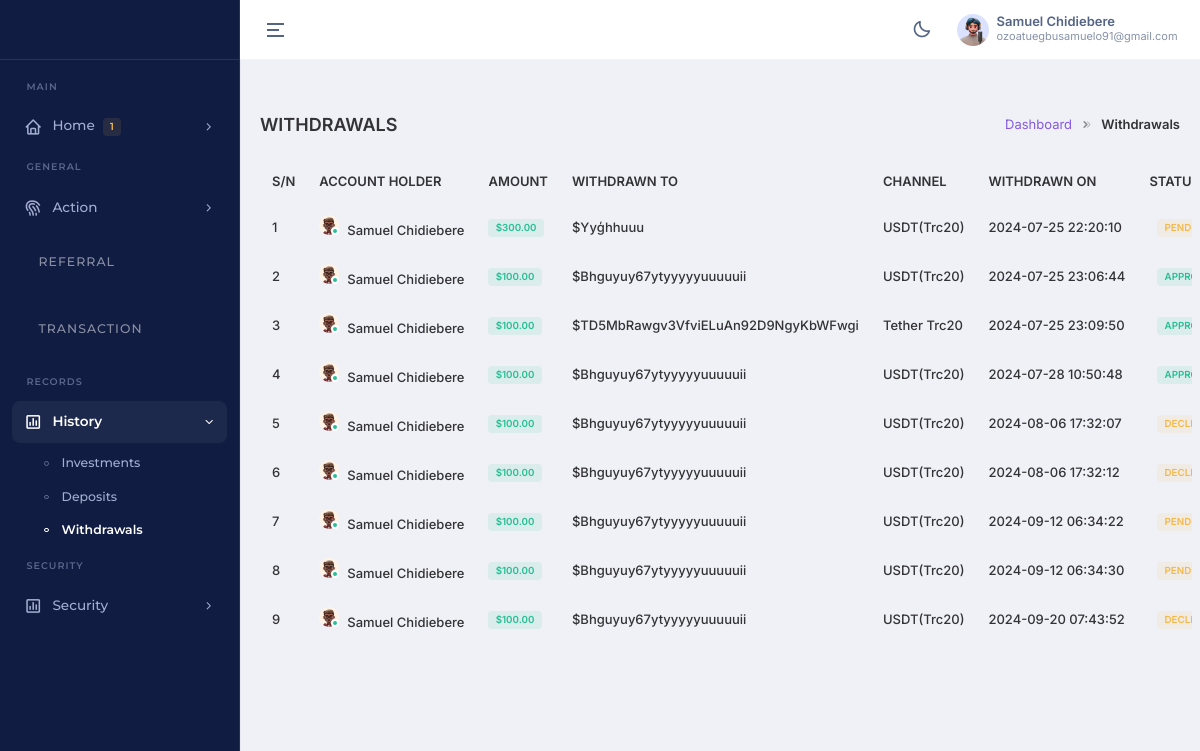
Screenshot of /profile/withdrawals.php (signed in) with the database file from the repository.
### tables this page shows
CREATE TABLE `users` (
  `id` int NOT NULL AUTO_INCREMENT,
  `user` varchar(100) NOT NULL,
  `name` varchar(100) NOT NULL,
  `email` varchar(100) NOT NULL,
  `phone` varchar(100) NOT NULL,
  `profile_image` varchar(300) NOT NULL,
  `password` varchar(100) NOT NULL,
  `country` varchar(100) NOT NULL,
  `wallet` varchar(100) NOT NULL,
  `ref_wallet` varchar(100) NOT NULL,
  `gain_wallet` varchar(100) NOT NULL,
  `total_deposit` float NOT NULL,
  `total_withdrawal` float NOT NULL,
  `trading_commission` int NOT NULL,
  `pending_investment` int NOT NULL,
  `referral_balance` int NOT NULL,
  `referral` int NOT NULL,
  `account_warning` enum('no','yes') NOT NULL,
  `restriction` enum('no','yes') NOT NULL,
  `promo_won` varchar(100) NOT NULL,
  `ref_id` varchar(100) NOT NULL,
  `referree` varchar(100) NOT NULL,
  `date_registered` varchar(100) NOT NULL,
  `paid_ref` varchar(11) NOT NULL,
  `dn_with` int NOT NULL,
  `status` varchar(11) NOT NULL,
  `kycstatus` enum('null','pending','declined','approved') NOT NULL,
  PRIMARY KEY (`id`)
);

CREATE TABLE `withdrawals` (
  `id` int NOT NULL AUTO_INCREMENT,
  `user_id` int NOT NULL,
  `email` varchar(255) NOT NULL,
  `from_wallet` varchar(255) NOT NULL,
  `status` int NOT NULL,
  `wallet_addr` varchar(255) NOT NULL,
  `method` varchar(255) NOT NULL,
  `date_withdrawn` varchar(255) NOT NULL,
  `amount` varchar(255) NOT NULL,
  PRIMARY KEY (`id`),
  KEY `user_id` (`user_id`)
);

### profile/controllers/userDetails.php (called while the page is built)
<?php
    $id =  $_SESSION['id'];
    $fetchUser = mysqli_query($connection, "SELECT * FROM `users` WHERE `id` = '$id'");
    $userDetails = mysqli_fetch_assoc($fetchUser);
?>

### profile/withdrawals.php (the view, shortened to what this page needs)
<?php
include('controllers/userDetails.php');
function formatNumber($number, $decimals = 2) {
    return number_format((float)$number, $decimals, '.', ',');
}
?>
<!DOCTYPE html>
<html lang="en" dir="ltr" data-nav-layout="vertical" data-theme-mode="light" data-header-styles="light" data-menu-styles="dark" data-toggled="close">
<head>
    <link id="style" href="./assets/libs/bootstrap/css/bootstrap.min.css" rel="stylesheet" />
    <link href="./assets/css/styles.min.css" rel="stylesheet" />
    <link href="./assets/css/icons.css" rel="stylesheet" />
    <link href="./assets/libs/node-waves/waves.min.css" rel="stylesheet" />
    <link href="./assets/libs/simplebar/simplebar.min.css" rel="stylesheet" />
    <link rel="stylesheet" href="./assets/libs/flatpickr/flatpickr.min.css" />
    <link rel="stylesheet" href="./assets/libs/@simonwep/pickr/themes/nano.min.css" />
    <link rel="stylesheet" href="./assets/libs/choices.js/public/assets/styles/choices.min.css" />
</head>
<body>
    <div class="page">
        <?php include('./includes/header.php') ?>
        <?php include('./includes/sidebar.php') ?>
        <div class="main-content app-content">
            <div class="container-fluid">
                <div class="d-md-flex d-block align-items-center justify-content-between my-4 page-header-breadcrumb">
                    <h1 class="page-title fw-semibold fs-18 mb-0">WITHDRAWALS</h1>
                    <div class="ms-md-1 ms-0">
                        <nav>
                            <ol class="breadcrumb mb-0">
                                <li class="breadcrumb-item"><a href="#">Dashboard</a></li>
                                <li class="breadcrumb-item active" aria-current="page">
                                    Withdrawals
                                </li>
                            </ol>
                        </nav>
                    </div>
                </div>
                <div class="row">
                    <div class="table-responsive">
                        <table class="table text-nowrap table-borderless">
                            <thead>
                                <tr>
                                    <th scope="col">S/N</th>
                                    <th scope="col">ACCOUNT HOLDER</th>
                                    <th scope="col">AMOUNT</th>
                                    <th scope="col">WITHDRAWN TO</th>
                                    <th scope="col">CHANNEL</th>
                                    <th scope="col">WITHDRAWN ON</th>
                                    <th scope="col">STATUS</th>
                                </tr>
                            </thead>
                            <tbody>
                                <?php
                                $sql = mysqli_query($connection, "SELECT * FROM `withdrawals` WHERE `user_id` = '$id'");
                                if (mysqli_num_rows($sql)) {
                                    $count = 1;
                                    while ($details = mysqli_fetch_assoc($sql)) {
                                ?>
                                        <tr>
                                            <td><?php echo $count ?></td>
                                            <td>
                                                <span class="avatar avatar-xs me-2 online avatar-rounded">
                                                    <img src="./assets/images/faces/13.jpg" alt="img">
                                                </span><?php echo $_SESSION['name'] ?>
                                            </td>
                                            <td><span class="badge bg-success-transparent">$<?php echo formatNumber($details['amount']) ?></span></td>
                                            <td>$<?php echo $details['wallet_addr'] ?></td>
                                            <td><?php echo $details['method'] ?></td>
                                            <td><?php echo $details['date_withdrawn'] ?></td>
                                            <td>
                                                <?php
                                                if ($details['status'] == 1) {
                                                    echo '<span class="badge bg-success-transparent ms-2">APPROVED</span>';
                                                } else if ($details['status'] == 2) {
                                                    echo '<span class="badge bg-warning-transparent ms-2">DECLINED</span>';
                                                } else {
                                                    echo '<span class="badge bg-warning-transparent ms-2">PENDING</span>';
                                                }
                                                ?>
                                            </td>
                                        </tr>
                                <?php
                                        $count++;
                                    }
                                } else {
                                    echo "<tr>
                                    <td colspan='7'>
                                    <span class='badge bg-danger-transparent'> NO DATA </span>
                                    </td>
                                    </tr>";
                                }
                                ?>
                            </tbody>
                        </table>
                    </div>
                </div>
            </div>
        </div>
    </div>
</body>
</html>

### profile/includes/header.php (shortened to what this page needs)
<header class="app-header">
    <div class="main-header-container container-fluid">
        <div class="header-content-left">
            <div class="header-element">
                <a aria-label="Hide Sidebar" class="sidemenu-toggle header-link animated-arrow hor-toggle horizontal-navtoggle" data-bs-toggle="sidebar" href="javascript:void(0);"><span></span></a>
            </div>
        </div>
        <div class="header-content-right">
            <div class="header-element header-theme-mode">
                <a class="header-link layout-setting">
                    <span class="light-layout">
                        <i class="bx bx-moon header-link-icon"></i>
                    </span>
                </a>
            </div>
            <div class="header-element">
                <a href="#" class="header-link dropdown-toggle" id="mainHeaderProfile" data-bs-toggle="dropdown" data-bs-auto-close="outside" aria-expanded="false">
                    <div class="d-flex align-items-center">
                        <div class="me-sm-2 me-0">
                            <?php
                            if (strlen($userDetails['profile_image']) > 3) {
                            ?>
                                <img src="./profiles/<?php echo $userDetails['profile_image'] ?>" alt="img" width="32" height="32" style="object-fit: cover;" class="rounded-circle" />
                            <?php
                            } else {
                            ?>
                                <img src="./assets/images/faces/9.jpg" alt="img" width="32" height="32" class="rounded-circle" />
                            <?php
                            }
                            ?>
                        </div>
                        <div class="d-sm-block d-none">
                            <p class="fw-semibold mb-0 lh-1"><?php echo $userDetails['name'] ?></p>
                            <span class="op-7 fw-normal d-block fs-11"><?php echo $userDetails['email'] ?></span>
                        </div>
                    </div>
                </a>
            </div>
        </div>
    </div>
</header>

### profile/includes/header.php (style rules this page uses)
body { top: 0px !important; }

### rows the page displays
users: name "Samuel Chidiebere", email "ozoatuegbusamuelo91@gmail.com"
withdrawals: amount "300.00", wallet_addr "Yyģhhuuu", method "USDT(Trc20)", date_withdrawn "2024-07-25 22:20:10", status "PENDING"
withdrawals: amount "100.00", wallet_addr "Bhguyuy67ytyyyyyuuuuuii", method "USDT(Trc20)", date_withdrawn "2024-07-25 23:06:44", status "APPROVED"
withdrawals: amount "100.00", wallet_addr "TD5MbRawgv3VfviELuAn92D9NgyKbWFwgi", method "Tether Trc20", date_withdrawn "2024-07-25 23:09:50", status "APPROVED"
withdrawals: amount "100.00", wallet_addr "Bhguyuy67ytyyyyyuuuuuii", method "USDT(Trc20)", date_withdrawn "2024-07-28 10:50:48", status "APPROVED"
withdrawals: amount "100.00", wallet_addr "Bhguyuy67ytyyyyyuuuuuii", method "USDT(Trc20)", date_withdrawn "2024-08-06 17:32:07", status "DECLINED"
withdrawals: amount "100.00", wallet_addr "Bhguyuy67ytyyyyyuuuuuii", method "USDT(Trc20)", date_withdrawn "2024-08-06 17:32:12", status "DECLINED"
withdrawals: amount "100.00", wallet_addr "Bhguyuy67ytyyyyyuuuuuii", method "USDT(Trc20)", date_withdrawn "2024-09-12 06:34:22", status "PENDING"
withdrawals: amount "100.00", wallet_addr "Bhguyuy67ytyyyyyuuuuuii", method "USDT(Trc20)", date_withdrawn "2024-09-12 06:34:30", status "PENDING"
withdrawals: amount "100.00", wallet_addr "Bhguyuy67ytyyyyyuuuuuii", method "USDT(Trc20)", date_withdrawn "2024-09-20 07:43:52", status "DECLINED"
